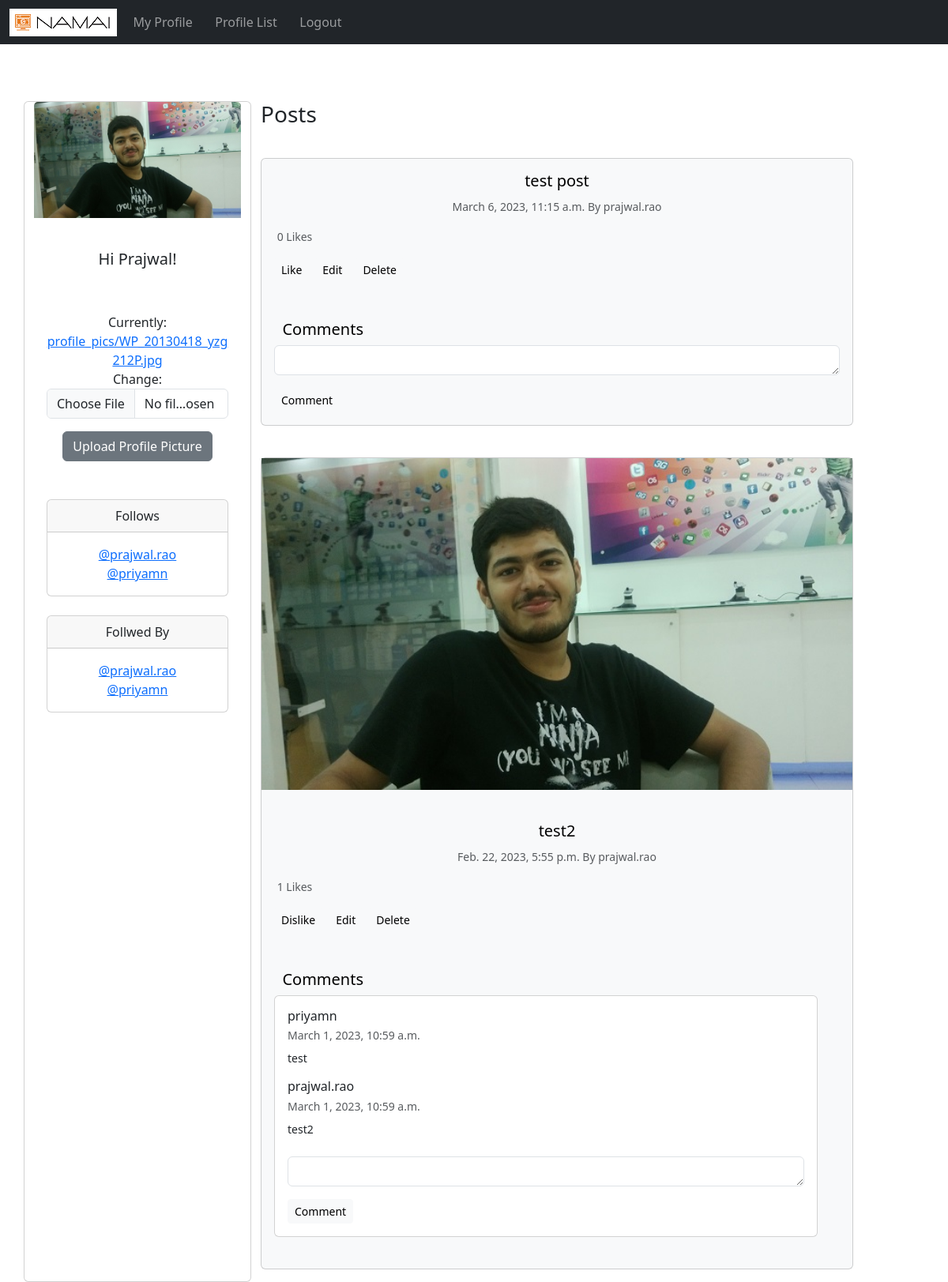
Screenshot of /profile/1 (signed in) with the database file from the repository.
### vidstr/models.py (models this page shows, shortened)
class Profile(models.Model):
    user = models.OneToOneField(User, related_name='profile', on_delete=models.CASCADE)
    follows = models.ManyToManyField("self",
                                     related_name="followed_by",
                                     symmetrical=False,
                                     blank=True)
    date_modified = models.DateTimeField(User, auto_now=True)
    profile_image = models.ImageField(upload_to="profile_pics/", default='profile_pics/default_profile_pic.png')
    def __str__(self):
        return self.user.username

class Posts(models.Model):
    user = models.ForeignKey(User, related_name="posts",on_delete=models.CASCADE)
    body = models.TextField()
    images = models.ImageField(upload_to="uploaded/", blank=True)
    created_at = models.DateTimeField(auto_now_add=True)
    likes = models.ManyToManyField(User, related_name='post_like')
    like_status = models.BooleanField(default=True)
    def number_of_likes(self):
        return self.likes.count()

class Comment(models.Model):
    post = models.ForeignKey(Posts, related_name="comments", on_delete=models.CASCADE)
    body = models.TextField()
    created_at = models.DateTimeField(auto_now_add=True)
    user_id = models.ForeignKey(User, related_name="comments1", on_delete=models.CASCADE)

### vidstr/views.py (the view, shortened to what this page needs)
# urls.py: path('profile/<int:pk>', views.profile, name='profile'),
def profile(request, pk):
    if request.user.is_authenticated:
        profile = Profile.objects.get(user_id=pk)
        posts = Posts.objects.filter(user_id=pk).order_by('-created_at')
        profile1 = request.user.profile
        form = ProfileForm(request.POST, request.FILES, instance=profile1)
        form = ProfileForm(instance=profile1)
        comment_form = CommentForm()
        return render(request,'profile.html', {"profile":profile, "posts":posts, "form": form,
                                               "comment_form":comment_form})
    else:
        messages.success(request, ("You must be Logged In to view this page"))
        return redirect('home')

### vidstr/forms.py
class ProfileForm(forms.ModelForm):
    class Meta:
        model = Profile
        exclude = ("user", "follows")
    def __init__(self, *args, **kwargs):
        super(ProfileForm, self).__init__(*args, **kwargs)
        self.fields['profile_image'].widget.attrs['class'] = 'form-control'
        self.fields['profile_image'].label = ''

class CommentForm(forms.ModelForm):
    body = forms.TextInput()
    class Meta:
        model = Comment
        fields = ("body",)
    def __init__(self, *args, **kwargs):
        super(CommentForm, self).__init__(*args, **kwargs)
        self.fields['body'].widget.attrs['class'] = 'form-control'
        self.fields['body'].widget.attrs['style'] = 'height: 2rem;'
        self.fields['body'].label = ''

### vidstr/templates/profile.html (shortened to what this page needs)
{% extends 'base.html' %}
{% block content %}
{% if profile %}
<div class="cntainer text-center">
    <div class="row">
        <div class="card" style="width: 18rem;">
            {% if profile.profile_image != "" %}
            <img class="card-img-top" src="{{ profile.profile_image.url }}" alt="Profile Img"><br>
            {% endif %}
            <div class="card-body">
                <h5 class="card-title">Hi {{ profile.user.first_name }}!</h5><br><br>
                {% if form %}
                <form method=POST enctype="multipart/form-data">
                    {{ form.as_p }}
                    <button type="submit" class="btn btn-secondary" name="upload">Upload Profile Picture</button>
                </form><br><br>
                {% endif %}
                <div class="card text-center">
                    <div class="card-header">Follows</div>
                    <div class="card-body" style="max-height: 100px;overflow-y: auto;" id="scroll">
                        <p class="card-text">
                            {% for following in profile.follows.all %}
                            <a href="{% url 'profile' following.user.id %}">@{{ following }}</a><br>
                            {% endfor %}
                        </p>
                    </div>
                </div>
                <br>
                <div class="card text-center">
                    <div class="card-header">Follwed By</div>
                    <div class="card-body"  style="max-height: 100px;overflow-y: auto;" id="scroll2">
                        <p class="card-text">
                            {% for following in profile.followed_by.all %}
                            <a href="{% url 'profile' following.user.id %}">@{{ following }}</a><br>
                            {% endfor %}
                        </p>
                    </div>
                </div>
            </div>
        </div>
        <div class="col-8">
            <div class="d-grid gap-2 d-md-flex justify-content-md-start">
                <h3>Posts</h3><br><br><br>
            </div>
            {% for post in posts %}
            <div class="card text-bg-light mb-3" style="width: 750px;">
                {% if post.images != "" %}
                <img src="{{ post.images.url }}" alt="connect"><br>
                {% endif %}
                <div class="card-body">
                    <h5 class="card-text">{{ post.body }}<br></h5>
                    <p class="card-text">
                        <small class="text-muted fw-light">
                            {{ post.created_at }} By {{ post.user.username }}<br>
                            <div class="d-grid gap-2 d-md-flex justify-content-md-start">
                                <strong>&nbsp;{{ post.number_of_likes }} Likes</strong>
                            </div>
                        </small>
                    </p>
                    <div class="d-grid gap-2 d-md-flex justify-content-md-start">
                        {% if post.like_status %}
                        <a class="btn btn-light btn-sm" name="post_id" value="{{ post.id }}" href="{% url 'like_post_profile' post.id %}" role="button">Like</a>
                        {% else %}
                        <a class="btn btn-light btn-sm" name="post_id" value="{{ post.id }}" href="{% url 'like_post_profile' post.id %}" role="button">Dislike</a>
                        {% endif %}
                        <a class="btn btn-light btn-sm" href="{% url 'edit_post' post.id %}" role="button">Edit</a>
                        <a class="btn btn-light btn-sm" href="{% url 'delete_post' post.id %}" role="button">Delete</a>
                    </div><br><br>
                    <div class="d-grid gap-2 d-md-flex justify-content-md-start">
                        <h5>&nbsp;&nbsp;Comments</h5><br>
                    </div>
                    {% if post.comments.all %}
                    <div class="card" style="width: 43rem;">
                        <div class="card-body">
                            <small style="text-align:left;">
                                {% for comment in post.comments.all %}
                                <h6 class="card-title">{{ comment.user_id }}</h6>
                                <p class="card-subtitle mb-2 text-muted">{{ comment.created_at }}</p>
                                <p class="card-text">{{ comment.body }}</p>
                                {% endfor %}
                            </small><br>
                            {% endif %}
                            {% if comment_form %}
                            <form method=POST enctype="multipart/form-data">
                                {{ comment_form.as_p }}
                                <button type="submit" class="btn btn-light btn-sm" name="upload" value="{{ post.id }}" style="float:left;">Comment</button>
                            </form>
                            {% endif %}
                        </div>
                    </div>
                        <br>
                {% endfor %}
            </div>
        </div>
    </div>
</div>
{% endif %}
{% endblock %}

### rows the page displays
Profile: profile_image (picture), user.first_name "Prajwal", user.username "prajwal.rao"
Profile: user.username "priyamn"
Posts: body "test post", created_at "March 6, 2023, 11:15 a.m.", user.username "prajwal.rao", number_of_likes "0"
Posts: images (picture), body "test2", created_at "Feb. 22, 2023, 5:55 p.m.", user.username "prajwal.rao", number_of_likes "1"
Comment: user_id "priyamn", created_at "March 1, 2023, 10:59 a.m.", body "test"
Comment: user_id "prajwal.rao", created_at "March 1, 2023, 10:59 a.m.", body "test2"
